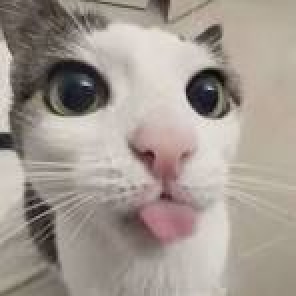
#> input picture a.jpg, 148 x 148 px (shown 2 times larger)
$ python 'Prac4 Gradient.py'   (older library calls are emulated)
#> lines starting #> are read from the running program, lines starting #| are printed output that depends on the picture
import cv2

img = cv2.imread("a.jpg")
#> img is the input picture: shape (148, 148, 3); mean B, G, R 145.1, 153.2, 162.8

x = cv2.Sobel(img, cv2.CV_64F, 1, 0)
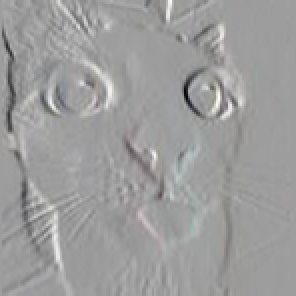
#> x: shape (148, 148, 3) float64 (shown 2 times larger); mean B, G, R -0.4, 0, 0.2; drawn with min black and max white
y = cv2.Sobel(img, cv2.CV_64F, 0, 1)
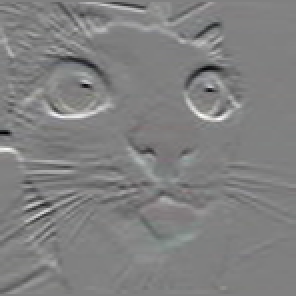
#> y: shape (148, 148, 3) float64 (shown 2 times larger); mean B, G, R 0.9, 0.8, 0.7; drawn with min black and max white
result = cv2.convertScaleAbs(x + y)
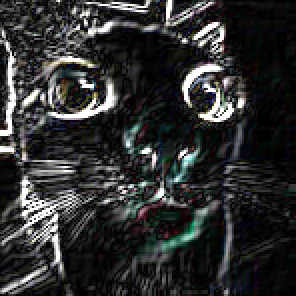
#> result: shape (148, 148, 3) (shown 2 times larger); mean B, G, R 47.7, 47.8, 46.9

cv2.imshow("Original", img)
cv2.imshow("Gradient", result)
cv2.waitKey(0)
cv2.destroyAllWindows()
